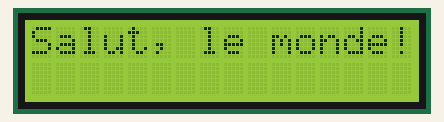
The sketch below on a simulated Arduino Uno, built with avr-gcc and run on an emulated ATmega328P. Parts: 16×2 character LCD.

Above: at 1.6 s.
At 2.6 s:
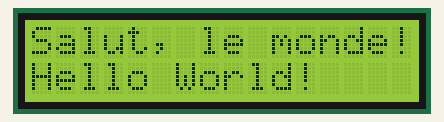

The sketch:

testremi.ino
```cpp
//SDA --> A4
//SCL --> A5

#include <Wire.h>
#include <LiquidCrystal_I2C.h>

//Parametrage de la puce qui gere lecran LCD
LiquidCrystal_I2C lcd(0x27, 2, 1, 0, 4, 5, 6, 7, 3, POSITIVE);  // Set the LCD I2C address

void setup()
{
  Serial.begin(9600);
  lcd.begin(16,2);

//Ceci fait clignoter le lcd
  for(int i = 0; i< 3; i++)
  {
    lcd.backlight(); //Active la lumiere
    delay(250);
    lcd.noBacklight(); //Eteint la lumiere
    delay(250);
  }
  lcd.backlight();

  lcd.setCursor(0,0); //Caractere 0 Ligne 0
  lcd.print("Salut, le monde!");
  delay(1000);
  lcd.setCursor(0,1); //Caracter 0 Ligne 1
  lcd.print("Hello World!");
  delay(8000);
}

void loop()
{

}
```

Measured:
- what the display in image 0 shows lasts 1.0 s, from 1.6 s to 2.6 s
